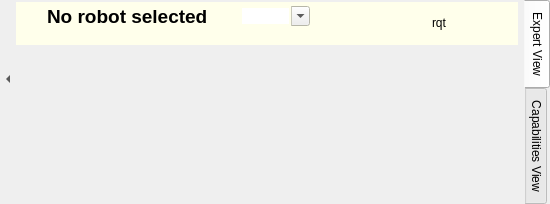
  <widget class="QWidget" name="centralwidget">
   <layout class="QHBoxLayout" name="horizontalLayout_9">
    <property name="spacing">
     <number>0</number>
    </property>
    <property name="margin">
     <number>0</number>
    </property>
    <item>
     <widget class="QFrame" name="frame_2">
      <property name="frameShape">
       <enum>QFrame::NoFrame</enum>
      </property>
      <property name="frameShadow">
       <enum>QFrame::Raised</enum>
      </property>
      <layout class="QVBoxLayout" name="verticalLayout">
       <property name="spacing">
        <number>1</number>
       </property>
       <property name="margin">
        <number>0</number>
       </property>
       <item>
        <widget class="QToolButton" name="hideDocksButton">
         <property name="sizePolicy">
          <sizepolicy hsizetype="Fixed" vsizetype="Preferred">
           <horstretch>0</horstretch>
           <verstretch>0</verstretch>
          </sizepolicy>
         </property>
         <property name="text">
          <string>...</string>
         </property>
         <property name="iconSize">
          <size>
           <width>8</width>
           <height>8</height>
          </size>
         </property>
         <property name="checkable">
          <bool>true</bool>
         </property>
         <property name="popupMode">
          <enum>QToolButton::DelayedPopup</enum>
         </property>
         <property name="toolButtonStyle">
          <enum>Qt::ToolButtonIconOnly</enum>
         </property>
         <property name="autoRaise">
          <bool>true</bool>
         </property>
         <property name="arrowType">
          <enum>Qt::LeftArrow</enum>
         </property>
        </widget>
       </item>
       <item>
        <widget class="QPushButton" name="logButton">
         <property name="enabled">
          <bool>false</bool>
         </property>
         <property name="maximumSize">
          <size>
           <width>16</width>
           <height>16777215</height>
          </size>
         </property>
         <property name="text">
          <string/>
         </property>
         <property name="icon">
          <iconset resource="GUI.qrc">
           <normaloff>:/icons/crystal_clear_warning.png</normaloff>:/icons/crystal_clear_warning.png</iconset>
         </property>
         <property name="iconSize">
          <size>
           <width>16</width>
           <height>16</height>
          </size>
         </property>
         <property name="flat">
          <bool>true</bool>
         </property>
        </widget>
       </item>
       <item>
        <widget class="QPushButton" name="infoButton">
         <property name="sizePolicy">
          <sizepolicy hsizetype="Preferred" vsizetype="Fixed">
           <horstretch>0</horstretch>
           <verstretch>0</verstretch>
          </sizepolicy>
         </property>
         <property name="maximumSize">
          <size>
           <width>16</width>
           <height>16777215</height>
          </size>
         </property>
         <property name="icon">
          <iconset resource="GUI.qrc">
           <normaloff>:/icons/crystal_clear_info.png</normaloff>:/icons/crystal_clear_info.png</iconset>
         </property>
         <property name="flat">
          <bool>true</bool>
         </property>
        </widget>
       </item>
      </layout>
     </widget>
    </item>
    <item>
     <widget class="QTabWidget" name="tabWidget">
      <property name="tabPosition">
       <enum>QTabWidget::East</enum>
      </property>
      <property name="currentIndex">
       <number>0</number>
      </property>
      <property name="elideMode">
       <enum>Qt::ElideLeft</enum>
      </property>
      <property name="documentMode">
       <bool>true</bool>
      </property>
      <widget class="QWidget" name="expert_tab">
       <attribute name="title">
        <string>Expert View</string>
       </attribute>
       <layout class="QVBoxLayout" name="verticalLayout_2">
        <property name="spacing">
         <number>3</number>
        </property>
        <property name="leftMargin">
         <number>0</number>
        </property>
        <property name="topMargin">
         <number>2</number>
        </property>
        <property name="rightMargin">
         <number>6</number>
        </property>
        <property name="bottomMargin">
         <number>1</number>
        </property>
        <item>
         <widget class="QFrame" name="masterInfoFrame">
          <property name="enabled">
           <bool>true</bool>
          </property>
          <property name="sizePolicy">
           <sizepolicy hsizetype="Preferred" vsizetype="Fixed">
            <horstretch>0</horstretch>
            <verstretch>0</verstretch>
           </sizepolicy>
          </property>
          <property name="palette">
           <palette>
            <active>
             <colorrole role="Base">
              <brush brushstyle="SolidPattern">
               <color alpha="255">
                <red>255</red>
                <green>255</green>
                <blue>255</blue>
               </color>
              </brush>
             </colorrole>
             <colorrole role="Window">
              <brush brushstyle="SolidPattern">
               <color alpha="255">
                <red>255</red>
                <green>255</green>
                <blue>235</blue>
               </color>
              </brush>
             </colorrole>
            </active>
            <inactive>
             <colorrole role="Base">
              <brush brushstyle="SolidPattern">
               <color alpha="255">
                <red>255</red>
                <green>255</green>
                <blue>255</blue>
               </color>
              </brush>
             </colorrole>
             <colorrole role="Window">
              <brush brushstyle="SolidPattern">
               <color alpha="255">
                <red>255</red>
                <green>255</green>
                <blue>235</blue>
               </color>
              </brush>
             </colorrole>
            </inactive>
            <disabled>
             <colorrole role="Base">
              <brush brushstyle="SolidPattern">
               <color alpha="255">
                <red>255</red>
                <green>255</green>
                <blue>235</blue>
               </color>
              </brush>
             </colorrole>
             <colorrole role="Window">
              <brush brushstyle="SolidPattern">
               <color alpha="255">
                <red>255</red>
                <green>255</green>
                <blue>235</blue>
               </color>
              </brush>
             </colorrole>
            </disabled>
           </palette>
          </property>
          <property name="autoFillBackground">
           <bool>true</bool>
          </property>
          <property name="frameShape">
           <enum>QFrame::NoFrame</enum>
          </property>
          <property name="lineWidth">
           <number>0</number>
          </property>
          <layout class="QHBoxLayout" name="horizontalLayout_4">
           <property name="spacing">
            <number>1</number>
           </property>
           <property name="margin">
            <number>3</number>
           </property>
           <item>
            <widget class="QLabel" name="imageLabel">
             <property name="enabled">
              <bool>true</bool>
             </property>
             <property name="sizePolicy">
              <sizepolicy hsizetype="Fixed" vsizetype="Minimum">
               <horstretch>0</horstretch>
               <verstretch>0</verstretch>
              </sizepolicy>
             </property>
             <property name="text">
              <string/>
             </property>
            </widget>
           </item>
           <item>
            <widget class="QFrame" name="nameFrame">
             <layout class="QVBoxLayout" name="verticalLayout_7">
              <property name="spacing">
               <number>0</number>
              </property>
              <property name="margin">
               <number>0</number>
              </property>
              <item>
               <widget class="QFrame" name="frame">
                <property name="frameShape">
                 <enum>QFrame::NoFrame</enum>
                </property>
                <property name="frameShadow">
                 <enum>QFrame::Raised</enum>
                </property>
                <layout class="QHBoxLayout" name="horizontalLayout_11">
                 <property name="spacing">
                  <number>3</number>
                 </property>
                 <property name="margin">
                  <number>0</number>
                 </property>
                 <item>
                  <widget class="QLabel" name="simTimeLabel">
                   <property name="sizePolicy">
                    <sizepolicy hsizetype="Fixed" vsizetype="Fixed">
                     <horstretch>0</horstretch>
                     <verstretch>0</verstretch>
                    </sizepolicy>
                   </property>
                   <property name="toolTip">
                    <string>&lt;html&gt;&lt;head/&gt;&lt;body&gt;&lt;p&gt;`use_sim_time` is enabled&lt;/p&gt;&lt;/body&gt;&lt;/html&gt;</string>
                   </property>
                   <property name="text">
                    <string/>
                   </property>
                   <property name="pixmap">
                    <pixmap resource="GUI.qrc">:/icons/crystal_clear_xclock.png</pixmap>
                   </property>
                  </widget>
                 </item>
                 <item>
                  <widget class="QLabel" name="launchServerLabel">
                   <property name="sizePolicy">
                    <sizepolicy hsizetype="Fixed" vsizetype="Fixed">
                     <horstretch>0</horstretch>
                     <verstretch>0</verstretch>
                    </sizepolicy>
                   </property>
                   <property name="maximumSize">
                    <size>
                     <width>20</width>
                     <height>20</height>
                    </size>
                   </property>
                   <property name="toolTip">
                    <string>&lt;html&gt;&lt;head/&gt;&lt;body&gt;&lt;p&gt;`roslaunch/uris` are registered and corresponding server contain not only rosmaster.&lt;/p&gt;&lt;/body&gt;&lt;/html&gt;</string>
                   </property>
                   <property name="text">
                    <string/>
                   </property>
                   <property name="pixmap">
                    <pixmap resource="GUI.qrc">:/icons/crystal_clear_launch_server.png</pixmap>
                   </property>
                   <property name="scaledContents">
                    <bool>true</bool>
                   </property>
                  </widget>
                 </item>
                 <item>
                  <widget class="QLabel" name="masternameLabel">
                   <property name="text">
                    <string>&lt;!DOCTYPE HTML PUBLIC &quot;-//W3C//DTD HTML 4.0//EN&quot; &quot;http://www.w3.org/TR/REC-html40/strict.dtd&quot;&gt;
&lt;html&gt;&lt;head&gt;&lt;meta name=&quot;qrichtext&quot; content=&quot;1&quot; /&gt;&lt;style type=&quot;text/css&quot;&gt;
p, li { white-space: pre-wrap; }
&lt;/style&gt;&lt;/head&gt;&lt;body style=&quot; font-family:'Ubuntu'; font-size:9pt; font-weight:400; font-style:normal;&quot;&gt;
&lt;p style=&quot; margin-top:0px; margin-bottom:0px; margin-left:0px; margin-right:0px; -qt-block-indent:0; text-indent:0px;&quot;&gt;&lt;span style=&quot; font-size:14pt; font-weight:600;&quot;&gt;No robot selected&lt;/span&gt;&lt;/p&gt;&lt;/body&gt;&lt;/html&gt;</string>
                   </property>
                  </widget>
                 </item>
                 <item>
                  <widget class="QFrame" name="user_frame">
                   <property name="frameShape">
                    <enum>QFrame::NoFrame</enum>
                   </property>
                   <property name="frameShadow">
                    <enum>QFrame::Raised</enum>
                   </property>
                   <layout class="QHBoxLayout" name="horizontalLayout_3">
                    <property name="spacing">
                     <number>0</number>
                    </property>
                    <property name="margin">
                     <number>0</number>
                    </property>
                    <item>
                     <spacer name="horizontalSpacer_2">
                      <property name="orientation">
                       <enum>Qt::Horizontal</enum>
                      </property>
                      <property name="sizeHint" stdset="0">
                       <size>
                        <width>16</width>
                        <height>20</height>
                       </size>
                      </property>
                     </spacer>
                    </item>
                    <item>
                     <widget class="QLabel" name="user_label">
                      <property name="text">
                       <string/>
                      </property>
                      <property name="pixmap">
                       <pixmap resource="GUI.qrc">:/icons/crystal_clear_user.png</pixmap>
                      </property>
                     </widget>
                    </item>
                    <item>
                     <widget class="QComboBox" name="userComboBox">
                      <property name="maximumSize">
                       <size>
                        <width>16777215</width>
                        <height>20</height>
                       </size>
                      </property>
                      <property name="font">
                       <font>
                        <italic>true</italic>
                       </font>
                      </property>
                      <property name="toolTip">
                       <string>&lt;html&gt;&lt;head/&gt;&lt;body&gt;&lt;p&gt;&lt;span style=&quot; font-style:normal;&quot;&gt;The username used for connections to this host&lt;/span&gt;&lt;/p&gt;&lt;/body&gt;&lt;/html&gt;</string>
                      </property>
                      <property name="editable">
                       <bool>true</bool>
                      </property>
                      <property name="currentIndex">
                       <number>-1</number>
                      </property>
                      <property name="maxCount">
                       <number>15</number>
                      </property>
                      <property name="frame">
                       <bool>false</bool>
                      </property>
                     </widget>
                    </item>
                    <item>
                     <widget class="QPushButton" name="setTimeButton">
                      <property name="enabled">
                       <bool>true</bool>
                      </property>
                      <property name="sizePolicy">
                       <sizepolicy hsizetype="Fixed" vsizetype="Fixed">
                        <horstretch>0</horstretch>
                        <verstretch>0</verstretch>
                       </sizepolicy>
                      </property>
                      <property name="maximumSize">
                       <size>
                        <width>20</width>
                        <height>20</height>
                       </size>
                      </property>
                      <property name="toolTip">
                       <string>&lt;html&gt;&lt;head/&gt;&lt;body&gt;&lt;p&gt;Sets the clock of remote host to local time using &lt;span style=&quot; font-weight:600;&quot;&gt;date&lt;/span&gt; command.&lt;/p&gt;&lt;/body&gt;&lt;/html&gt;</string>
                      </property>
                      <property name="text">
                       <string/>
                      </property>
                      <property name="icon">
                       <iconset resource="GUI.qrc">
                        <normaloff>:/icons/crystal_clear_set_clock.png</normaloff>:/icons/crystal_clear_set_clock.png</iconset>
                      </property>
                      <property name="shortcut">
                       <string>F5</string>
                      </property>
                      <property name="flat">
                       <bool>true</bool>
                      </property>
                     </widget>
                    </item>
                    <item>
                     <spacer name="horizontalSpacer">
                      <property name="orientation">
                       <enum>Qt::Horizontal</enum>
                      </property>
                      <property name="sizeType">
                       <enum>QSizePolicy::Fixed</enum>
                      </property>
                      <property name="sizeHint" stdset="0">
                       <size>
                        <width>10</width>
                        <height>20</height>
                       </size>
                      </property>
                     </spacer>
                    </item>
                   </layout>
                  </widget>
                 </item>
                </layout>
               </widget>
              </item>
              <item>
               <widget class="QLabel" name="masterInfoLabel">
                <property name="text">
                 <string/>
                </property>
               </widget>
              </item>
             </layout>
            </widget>
           </item>
           <item>
            <widget class="QPushButton" name="refreshHostButton">
             <property name="enabled">
              <bool>true</bool>
             </property>
             <property name="sizePolicy">
              <sizepolicy hsizetype="Fixed" vsizetype="Fixed">
               <horstretch>0</horstretch>
               <verstretch>0</verstretch>
              </sizepolicy>
             </property>
             <property name="maximumSize">
              <size>
               <width>32</width>
               <height>16777215</height>
              </size>
             </property>
             <property name="toolTip">
              <string>Updates the current host (F5)</string>
             </property>
             <property name="text">
              <string/>
             </property>
             <property name="icon">
              <iconset resource="GUI.qrc">
               <normaloff>:/icons/oxygen_view_refresh.png</normaloff>:/icons/oxygen_view_refresh.png</iconset>
             </property>
             <property name="shortcut">
              <string>F5</string>
             </property>
             <property name="flat">
              <bool>true</bool>
             </property>
            </widget>
           </item>
           <item>
            <widget class="QPushButton" name="runButton">
             <property name="sizePolicy">
              <sizepolicy hsizetype="Fixed" vsizetype="Fixed">
               <horstretch>0</horstretch>
               <verstretch>0</verstretch>
              </sizepolicy>
             </property>
             <property name="maximumSize">
              <size>
               <width>24</width>
               <height>16777215</height>
              </size>
             </property>
             <property name="toolTip">
              <string>Runs a node without configuration (Alt+N)</string>
             </property>
             <property name="text">
              <string/>
             </property>
             <property name="icon">
              <iconset resource="GUI.qrc">
               <normaloff>:/icons/crystal_clear_clicknrun.png</normaloff>:/icons/crystal_clear_clicknrun.png</iconset>
             </property>
             <property name="iconSize">
              <size>
               <width>16</width>
               <height>16</height>
              </size>
             </property>
             <property name="shortcut">
              <string>Alt+N</string>
             </property>
             <property name="flat">
              <bool>true</bool>
             </property>
            </widget>
           </item>
           <item>
            <widget class="QPushButton" name="rqtButton">
             <property name="sizePolicy">
              <sizepolicy hsizetype="Fixed" vsizetype="Fixed">
               <horstretch>0</horstretch>
               <verstretch>0</verstretch>
              </sizepolicy>
             </property>
             <property name="toolTip">
              <string>&lt;html&gt;&lt;head/&gt;&lt;body&gt;&lt;p&gt;starts the &lt;span style=&quot; font-weight:600;&quot;&gt;rqt plugins&lt;/span&gt; that are connected to the selected master&lt;/p&gt;&lt;/body&gt;&lt;/html&gt;</string>
             </property>
             <property name="text">
              <string>rqt</string>
             </property>
             <property name="flat">
              <bool>true</bool>
             </property>
            </widget>
           </item>
           <item>
            <widget class="QPushButton" name="syncButton">
             <property name="minimumSize">
              <size>
               <width>35</width>
               <height>0</height>
              </size>
             </property>
             <property name="maximumSize">
              <size>
               <width>35</width>
               <height>16777215</height>
              </size>
             </property>
             <property name="toolTip">
              <string>&lt;html&gt;&lt;head/&gt;&lt;body&gt;&lt;p&gt;Opens a sync dialog with additional sync options&lt;/p&gt;&lt;/body&gt;&lt;/html&gt;</string>
             </property>
             <property name="whatsThis">
              <string>&lt;!DOCTYPE HTML PUBLIC &quot;-//W3C//DTD HTML 4.0//EN&quot; &quot;http://www.w3.org/TR/REC-html40/strict.dtd&quot;&gt;
&lt;html&gt;&lt;head&gt;&lt;meta name=&quot;qrichtext&quot; content=&quot;1&quot; /&gt;&lt;style type=&quot;text/css&quot;&gt;
p, li { white-space: pre-wrap; }
&lt;/style&gt;&lt;/head&gt;&lt;body style=&quot; font-family:'Ubuntu'; font-size:9pt; font-weight:400; font-style:normal;&quot;&gt;
&lt;p style=&quot; margin-top:0px; margin-bottom:0px; margin-left:0px; margin-right:0px; -qt-block-indent:0; text-indent:0px;&quot;&gt;Enables / Disables the synchronization to discovered hosts. &lt;/p&gt;
&lt;p style=&quot; margin-top:0px; margin-bottom:0px; margin-left:0px; margin-right:0px; -qt-block-indent:0; text-indent:0px;&quot;&gt;This is done by running the &lt;span style=&quot; font-weight:600;&quot;&gt;master_sync&lt;/span&gt; node of &lt;span style=&quot; font-weight:600;&quot;&gt;master_sync_fkie&lt;/span&gt; package.&lt;/p&gt;
&lt;p style=&quot;-qt-paragraph-type:empty; margin-top:0px; margin-bottom:0px; margin-left:0px; margin-right:0px; -qt-block-indent:0; text-indent:0px;&quot;&gt;&lt;/p&gt;
&lt;p style=&quot; margin-top:0px; margin-bottom:0px; margin-left:0px; margin-right:0px; -qt-block-indent:0; text-indent:0px;&quot;&gt;The checkbox next to each host name in ROS network indicates whether the master_sync node is running.&lt;/p&gt;
&lt;p style=&quot;-qt-paragraph-type:empty; margin-top:0px; margin-bottom:0px; margin-left:0px; margin-right:0px; -qt-block-indent:0; text-indent:0px;&quot;&gt;&lt;/p&gt;
&lt;p style=&quot; margin-top:0px; margin-bottom:0px; margin-left:0px; margin-right:0px; -qt-block-indent:0; text-indent:0px;&quot;&gt;&lt;img src=&quot;:/icons/crystal_clear_warning.png&quot; /&gt; This button is disabled, if the local ROS_MASTER_URI is referenced to a remote host.&lt;/p&gt;&lt;/body&gt;&lt;/html&gt;</string>
             </property>
             <property name="text">
              <string/>
             </property>
             <property name="icon">
              <iconset resource="GUI.qrc">
               <normaloff>:/icons/irondevil_sync.png</normaloff>:/icons/irondevil_sync.png</iconset>
             </property>
             <property name="shortcut">
              <string>Ctrl+S</string>
             </property>
             <property name="checkable">
              <bool>true</bool>
             </property>
             <property name="checked">
              <bool>false</bool>
             </property>
             <property name="flat">
              <bool>true</bool>
             </property>
            </widget>
           </item>
          </layout>
         </widget>
        </item>
        <item>
         <widget class="QTabWidget" name="tabPlace">
          <property name="documentMode">
           <bool>true</bool>
          </property>
          <property name="movable">
           <bool>true</bool>
          </property>
         </widget>
        </item>
       </layout>
      </widget>
      <widget class="QWidget" name="capabilities_tab">
       <attribute name="title">
        <string>Capabilities View</string>
       </attribute>
       <layout class="QHBoxLayout" name="horizontalLayout_2">
        <property name="spacing">
         <number>0</number>
        </property>
        <property name="margin">
         <number>1</number>
        </property>
       </layout>
      </widget>
     </widget>
    </item>
   </layout>
  </widget>
